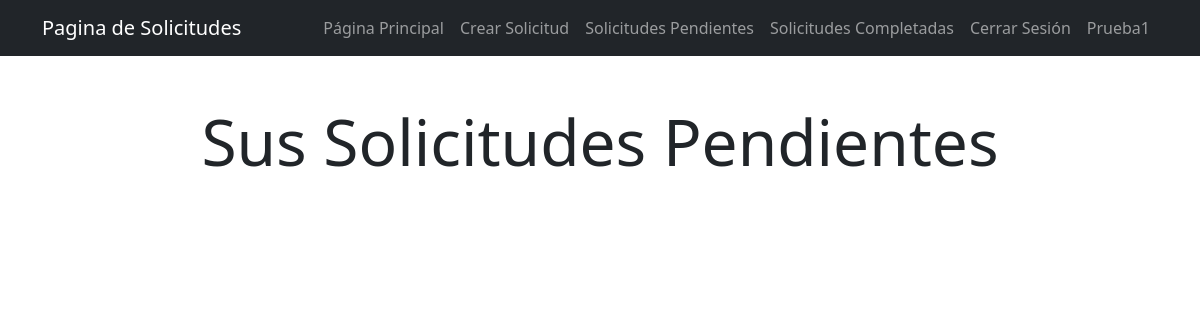
/lista_solicitud/ (signed in), run on an earlier commit of the app's database.
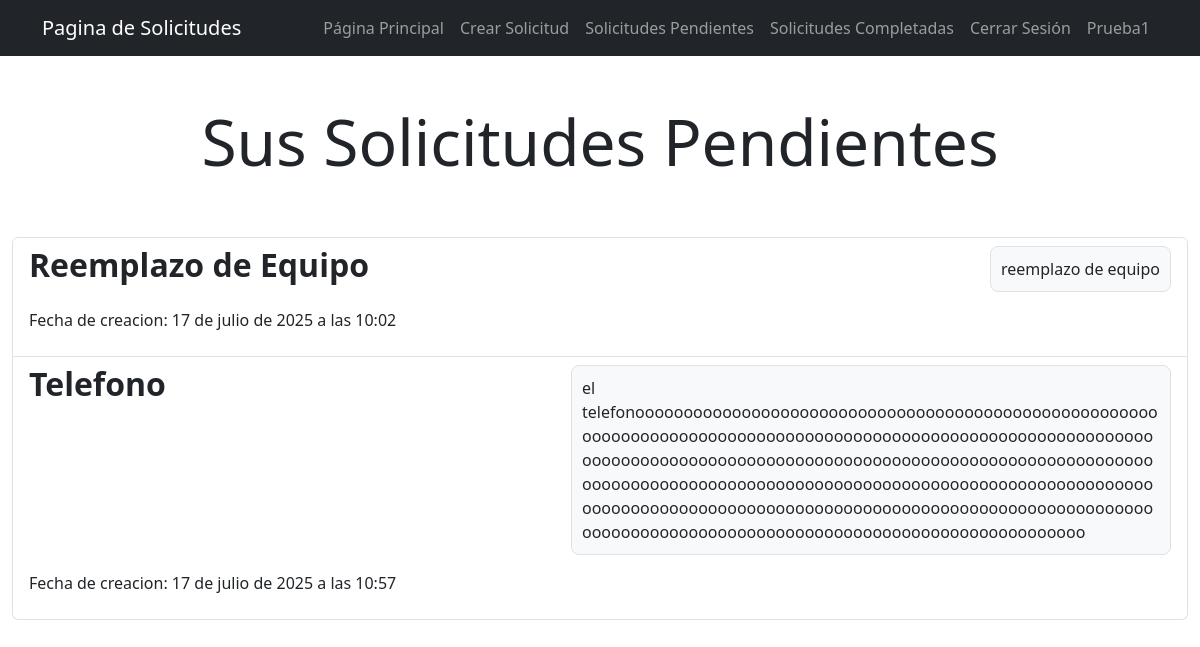
And on a later commit of the database.
### SoporteInformatica/models.py (models this page shows, shortened)
class Ticket(models.Model):
    usuario = models.ForeignKey(User, on_delete=models.CASCADE)
    oficina = models.CharField(max_length=100)
    detalle = models.TextField()
    relacion_problema = models.ForeignKey(Relacion_problema, on_delete=models.SET_NULL, null=True)
    fecha_creacion = models.DateTimeField(auto_now_add=True)
    tarea_completada = models.DateTimeField(null=True, blank=True)

class Relacion_problema(models.Model):
    tipo = models.CharField(max_length=100)
    def __str__(self):
        return self.tipo

### SoporteInformatica/views.py (the view)
# urls.py: path('lista_solicitud/', views.lista_solicitud, name='lista_solicitud'),
@login_required
def lista_solicitud(request):
    tickets = Ticket.objects.filter(usuario=request.user, tarea_completada__isnull = True)
    context = {"tickets": tickets, "peticion": "Sus Solicitudes Pendientes"}
    return render(request, "SoporteInformatica/lista_solicitud.html", context)

### SoporteInformatica/templates/SoporteInformatica/lista_solicitud.html (shortened to what this page needs)
{% extends "SoporteInformatica/layouts/base.html" %}
{% block content %}
<main class="container-fluid">
    <div class="row">
        <div class="col 12">
            <h1 class="text-center display-3 py-5">{{peticion}}</h1>
            <ul class="list-group">
                {% for ticket in tickets %}
                   <a class="list-group-item {% if ticket.tarea_completada %}list-group-item-success{% endif %}" href="{% url 'detalle_solicitud' ticket.id %}">
                        <header class="d-flex justify-content-between">
                            <h2 class="fw-bold">
                                {{ticket.relacion_problema}}
                            </h2>
                            <p class="detalle-ticket">
                                {{ticket.detalle}}
                            </p>
                        </header>
                        {% if ticket.tarea_completada == Null %}
                        <p class="text-break">
                             Fecha de creacion: {{ticket.fecha_creacion}}
                        </p>
                        {% else %}
                        <p>
                           Fecha de realizacion: {{ticket.tarea_completada|date:"d  F  Y, H:i"}}
                        </p>
                        {% endif %}
                    </a>
                {% endfor%}
            </ul>
        </div>
    </div>
</main>
{% endblock %}

What changed in the data, as far as the page shows it:
added Ticket: relacion_problema "Reemplazo de Equipo", detalle "reemplazo de equipo", fecha_creacion "17 de julio de 2025 a las 10:02"
added Ticket: relacion_problema "Telefono", detalle "el telefonoooooooooooooooooooooooooooooooooooooooooooooooooooooooooooooooooooooooooooooooooooooooooooooooooooooooooooooooooooooooooooooooooooooooooooooooooooooooooooooooooooooooooooooooooooooooooooooooooooooooooooooooooooooooooooooooooooooooooooooooooooooooooooooooooooooooooooooooooooooooooooooooooooooooooooooooooooooooooooooooooooooooooooooooooooooo", fecha_creacion "17 de julio de 2025 a las 10:57"
